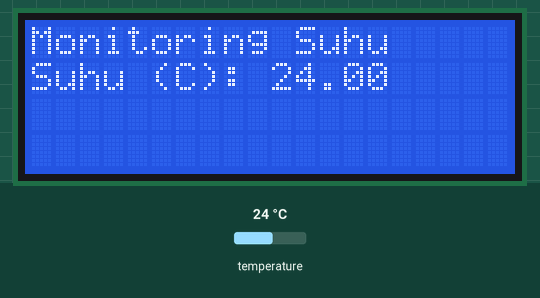
The sketch below on a simulated Arduino Uno, built with avr-gcc and run on an emulated ATmega328P. On the bench: 20×4 character LCD. The test bench sets the inputs (shaded band); at power-on: temperature 24 °C. What the sketch prints to the serial monitor is not drawn.

Above: at 1.3 s.
1.4 s: temperature set to 12 °C
At 2.9 s:
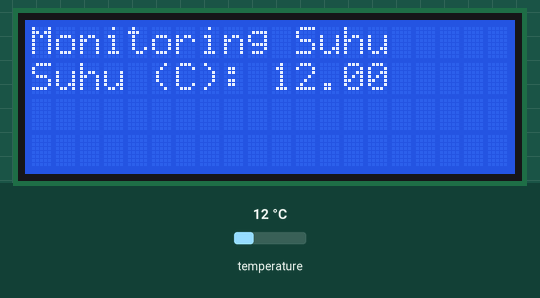
4.1 s: temperature set to 19 °C
6.6 s: temperature set to 28 °C
At 9.1 s:
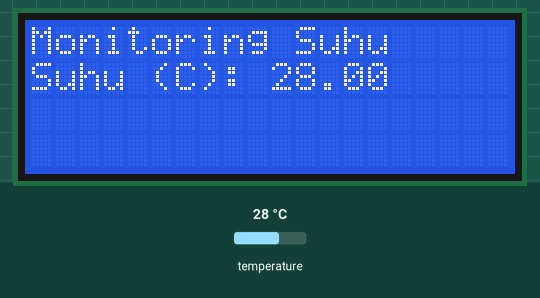
Timing chart, 0 to 10.6 s (numbered marks = the images above; inputs shaded):
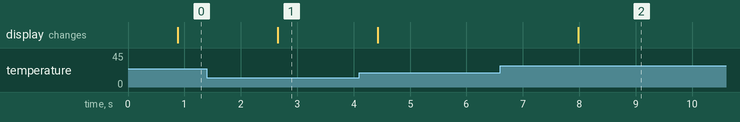

The sketch:

monitoring_suhu.ino
```cpp
#include <Wire.h>
#include <LiquidCrystal_I2C.h>
#include <OneWire.h>
#include <DallasTemperature.h>

// Inisialisasi LCD dengan alamat 0x27 dan ukuran 20x4
LiquidCrystal_I2C lcd(0x27, 20, 4);

// Pin untuk sensor DS18B20
const int oneWireBus = 8;
OneWire oneWire(oneWireBus);
DallasTemperature sensors(&oneWire);

float temperatureC;

void setup() {
  // Inisialisasi LCD
  lcd.init();
  lcd.backlight();

  // Inisialisasi Serial Monitor
  Serial.begin(9600);

  // Inisialisasi sensor DS18B20
  sensors.begin();

  // Tampilkan pesan awal di LCD
  lcd.setCursor(0, 0);
  lcd.print("Monitoring Suhu");
  lcd.setCursor(0, 1);
  lcd.print("Suhu (C):");
}

void loop() {
  // Minta sensor untuk melakukan pembacaan suhu
  sensors.requestTemperatures();
  // Simpan nilai suhu dalam Celsius
  temperatureC = sensors.getTempCByIndex(0);

  // Tampilkan nilai suhu di LCD
  lcd.setCursor(10, 1);
  lcd.print(temperatureC, 2); // Tampilkan dengan 2 desimal
  lcd.print("     "); // Hapus karakter yang tersisa

  // Tampilkan nilai suhu di Serial Monitor
  Serial.print("Suhu: ");
  Serial.print(temperatureC, 2);
  Serial.println(" C");

  // Tunggu 1 detik sebelum pembacaan berikutnya
  delay(1000);
}
```

Measured:
- after the input at 1.4 s, the display: changes after 1.3 s (image 1)
- after the input at 6.6 s, the display: changes after 1.4 s (image 2)
